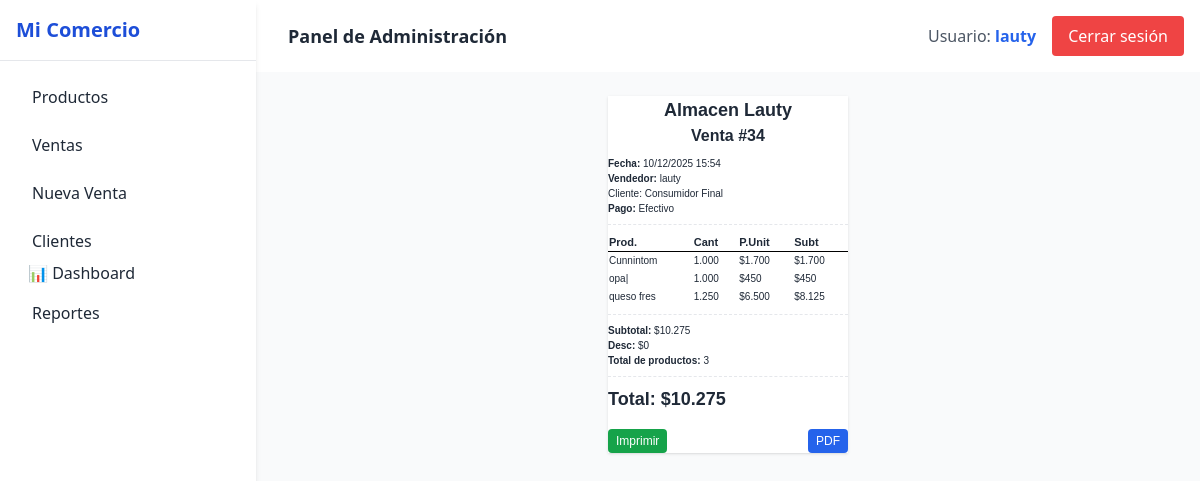
The app's page /ventas/detalle/207/ (signed in) with its own data.
### usuarios/models.py (models this page shows, shortened)
class Usuario(AbstractUser):
    empresa = models.ForeignKey(Empresa, on_delete=models.CASCADE, null=True, blank=True)

class Empresa(models.Model):
    nombre = models.CharField(max_length=100)
    cuit = models.CharField(max_length=13, blank=True, null=True)
    direccion = models.CharField(max_length=200, blank=True, null=True)
    condicion_iva = models.CharField(max_length=100, blank=True, null=True)

### ventas/models.py (models this page shows, shortened)
class Venta(models.Model):
    fecha = models.DateTimeField(default=timezone.now)
    cliente = models.ForeignKey(Cliente, on_delete=models.SET_NULL, null=True, blank=True)
    total = models.DecimalField(max_digits=10, decimal_places=2, default=0)
    usuario = models.ForeignKey(Usuario, on_delete=models.SET_NULL, null=True)
    empresa = models.ForeignKey(Empresa, on_delete=models.CASCADE)
    cuenta_corriente = models.BooleanField(default=False)
    tipo_comprobante = models.CharField(
        max_length=20,
        choices=TIPO_COMPROBANTE_CHOICES,
        default='ticket'
    )
    numero_empresa = models.PositiveIntegerField(default=1)
    TIPO_PAGO_CHOICES = [
        ('EF', 'Efectivo'),
        ('MP', 'QR (Mercado Pago)'),
        ('DN', 'QR (Cuenta DNI)'),
        ('TJ', 'Tarjeta'),
        ('TR', 'Transferencia'),
    ]
    tipo_pago = models.CharField(
        max_length=2,
        choices=TIPO_PAGO_CHOICES,
        default='EF'
    )

class DetalleVenta(models.Model):
    venta = models.ForeignKey(Venta, related_name='detalles', on_delete=models.CASCADE)
    producto = models.ForeignKey(Producto, on_delete=models.SET_NULL, null=True)
    cantidad = models.DecimalField(max_digits=10, decimal_places=3)
    precio_unitario = models.DecimalField(max_digits=10, decimal_places=2)
    def subtotal(self):
        return self.cantidad * self.precio_unitario

### productos/models.py (models this page shows, shortened)
class Producto(models.Model):
    TIPO_VENTA_CHOICES = [
        ('unidad', 'Unidad'),
        ('kilo', 'Kilo'),
    ]
    nombre = models.CharField(max_length=100)
    codigo = models.CharField(max_length=50)
    categoria = models.ForeignKey(Categoria, on_delete=models.CASCADE)
    precio_venta = models.DecimalField(max_digits=10, decimal_places=3)
    precio_compra = models.DecimalField(max_digits=10, decimal_places=3, default=0)
    stock_actual = models.DecimalField(max_digits=10, decimal_places=3)
    tipo_venta = models.CharField(max_length=10, choices=TIPO_VENTA_CHOICES, default='unidad')
    empresa = models.ForeignKey(Empresa, on_delete=models.CASCADE)
    aplica_descuento = models.BooleanField(default=False)
    cantidad_minima_descuento = models.PositiveIntegerField(null=True, blank=True)
    porcentaje_descuento = models.DecimalField(max_digits=5, decimal_places=2, null=True, blank=True)
    class Meta:
        unique_together = ('codigo', 'empresa')

### ventas/views.py (the view)
# urls.py: path('detalle/<int:venta_id>/', views.detalle_venta, name='detalle_venta'),
@login_required
def detalle_venta(request, venta_id):
    venta = get_object_or_404(Venta, id=venta_id, empresa=request.user.empresa)
    if venta.tipo_comprobante == 'factura_afip':
        total = float(venta.total)
        neto = round(total / 1.21, 2)
        iva = round(total - neto, 2)
        template = 'ventas/detalle_factura_afip.html'
    else:
        neto = None
        iva = None
        template = 'ventas/detalle_ticket.html'
    total_productos = sum(max(1, int(item.cantidad)) for item in venta.detalles.all())
    return render(request, template, {
        'venta': venta,
        'neto': neto,
        'iva': iva,
        'total_productos': total_productos,
        'empresa': request.user.empresa,
    })

### productos/templatetags/custom_filters.py (called while the page is built)
@register.filter
def formato_precio(value):
    if value is None:
        return ''
    try:
        value = float(value)
    except:
        return value
    if value.is_integer():
        return f"{int(value):,}".replace(",", ".")
    valor_str = f"{value}"
    entero, decimal = valor_str.split(".")
    entero = f"{int(entero):,}".replace(",", ".")
    decimal = decimal.rstrip("0")
    return f"{entero},{decimal}"

### ventas/templates/ventas/detalle_ticket.html (shortened to what this page needs)
{% extends 'base.html' %}
{% load custom_filters %}
{% block content %}
<div class="boleta mx-auto bg-white shadow text-[10px]" style="width: 240px; font-family: Arial, sans-serif;">
     <h1 class="text-center font-bold text-lg">
    {{ empresa.nombre }}
    </h1>
    <h2 class="text-center font-bold text-base mb-2">Venta #{{ venta.numero_empresa }}</h2>
    <p><strong>Fecha:</strong> {{ venta.fecha|date:"d/m/Y H:i" }}</p>
    <p><strong>Vendedor:</strong> {{ venta.usuario.get_full_name|default:venta.usuario.username }}</p>
    {% if venta.cliente %}
    <p>Cliente: {{ venta.cliente.nombre }}</p>
    {% else %}
    <p>Cliente: Consumidor Final</p>
    {% endif %}
    <p><strong>Pago:</strong> {{ venta.get_tipo_pago_display }}</p>
    <hr class="my-2 border-dashed">
    <table class="w-full text-xs">
        <thead>
            <tr class="border-b border-black text-[11px] text-left">
                <th>Prod.</th>
                <th>Cant</th>
                <th>P.Unit</th>
                <th>Subt</th>
            </tr>
        </thead>
        <tbody>
            {% for item in venta.detalles.all %}
            <tr class="text-[10px]">
                <td>{{ item.producto.nombre|slice:":10" }}</td>
                <td>{{ item.cantidad }}</td>
                <td>${{ item.precio_unitario|floatformat:0|formato_precio }}</td>
                <td>${{ item.subtotal|floatformat:0|formato_precio }}</td>
            </tr>
            {% endfor %}
        </tbody>
    </table>
    <hr class="my-2 border-dashed">
    <p><strong>Subtotal:</strong> ${{ venta.subtotal|default:venta.total|floatformat:0|formato_precio }}</p>
    <p><strong>Desc:</strong> ${{ venta.descuento|default:0|floatformat:0|formato_precio }}</p>
    <p><strong>Total de productos:</strong> {{ total_productos|floatformat:0|formato_precio }}</p>
    <hr class="my-2 border-dashed">
    <p class="text-lg mt-1 font-bold"><strong>Total:</strong> ${{ venta.total|floatformat:0|formato_precio }}</strong>
    </p>
    <div class="no-print mt-4 flex justify-between">
        <button onclick="window.print()"
            class="bg-green-600 text-white px-2 py-1 rounded text-xs hover:bg-green-700">Imprimir</button>
        <a href="{% url 'venta_pdf' venta.id %}"
            class="bg-blue-600 text-white px-2 py-1 rounded text-xs hover:bg-blue-700">PDF</a>
    </div>
</div>
{% endblock %}

### templates/base.html (shortened to what this page needs)
<!DOCTYPE html>
<html lang="es">
<head>
    <script src="https://cdn.tailwindcss.com"></script>
</head>
<body class="bg-gray-100 min-h-screen text-gray-800" x-data="{ open: false }">
    <div class="flex">
        <aside x-cloak
            class="w-64 bg-white h-screen shadow-md fixed top-0 left-0 z-30 transform transition-transform duration-300 ease-in-out"
            :class="open ? 'translate-x-0' : '-translate-x-full md:translate-x-0'">
            <div class="p-4 text-xl font-bold text-blue-700 border-b border-gray-200">
                Mi Comercio
            </div>
            <nav class="p-4 space-y-2">
                <a href="{% url 'lista_productos' %}"
                    class="block py-2 px-4 rounded hover:bg-blue-100 {% if request.path == '/productos/' %}bg-blue-100{% endif %}">Productos</a>
                <a href="{% url 'lista_ventas' %}"
                    class="block py-2 px-4 rounded hover:bg-blue-100 {% if request.path == '/ventas/' %}bg-blue-100{% endif %}">Ventas</a>
                <a href="{% url 'nueva_venta' %}"
                    class="block py-2 px-4 rounded hover:bg-blue-100 {% if request.path == '/ventas/nueva/' %}bg-blue-100{% endif %}">Nueva
                    Venta</a>
                <a href="{% url 'lista_clientes' %}"
                    class="block py-2 px-4 rounded hover:bg-blue-100 {% if request.path == '/ventas/lista_clientes/' %}bg-blue-100{% endif %}">Clientes</a>
                <a href="{% url 'dashboard' %}" class="px-3 py-2 hover:bg-gray-200 rounded">📊 Dashboard</a>
                <a href="{% url 'reporte_diario' %}"
                    class="block py-2 px-4 rounded hover:bg-blue-100 {% if request.path == '/reportes/diario/' %}bg-blue-100{% endif %}">
                    Reportes</a>
            </nav>
        </aside>
        <div class="flex-1 min-h-screen flex flex-col ml-0 md:ml-64">
            <header class="bg-white shadow p-4 flex justify-between items-center">
                <div class="flex items-center space-x-4">
                    <div class="text-lg font-semibold">
                        {% block header %}Panel de Administración{% endblock %}
                    </div>
                </div>
                <div class="flex items-center space-x-4">
                    {% if user.is_authenticated %}
                    <span class="text-gray-600">Usuario: <strong class="text-blue-600">{{ user.username }}</strong></span>
                    <form method="post" action="{% url 'logout' %}">
                        <button type="submit"
                            class="bg-red-500 text-white px-4 py-2 rounded hover:bg-red-600 transition">
                            Cerrar sesión
                        </button>
                    </form>
                    {% else %}
                    <a href="{% url 'login' %}"
                        class="bg-blue-500 text-white px-4 py-2 rounded hover:bg-blue-600 transition">
                        Iniciar sesión
                    </a>
                    {% endif %}
                </div>
            </header>
            <main class="p-6 flex-1 bg-gray-50">
                {% block content %}{% endblock %}
            </main>
        </div>
    </div>
</body>
</html>

### records on screen
Usuario: username "lauty"
Empresa: nombre "Almacen Lauty"
Venta: numero_empresa "34", fecha "10/12/2025 15:54", usuario.get_full_name "lauty", tipo_pago "Efectivo", subtotal "10.275", total "10.275"
DetalleVenta: producto.nombre "Cunnintom", cantidad "1.000", precio_unitario "1.700", subtotal "1.700"
DetalleVenta: producto.nombre "opa|", cantidad "1.000", precio_unitario "450", subtotal "450"
DetalleVenta: producto.nombre "queso fres", cantidad "1.250", precio_unitario "6.500", subtotal "8.125"

### other values on screen
{{ venta.descuento|default:0|floatformat:0|formato_precio }} "0"
{{ total_productos|floatformat:0|formato_precio }} "3"
